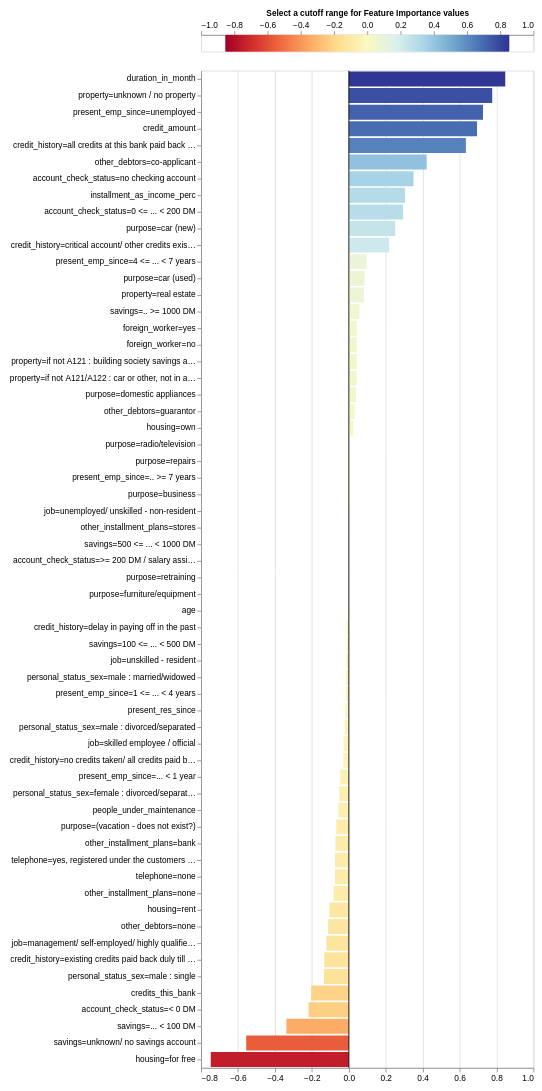

Here is the notebook cell this chart was saved with:
### Code cell
exp.plot_features_importance()

### Figure 1 — Vega-Lite specification as saved in the notebook (floating-point values rounded to 4 significant figures; data arrays with more than 128 entries replaced by an {"elided": "..."} marker saying what was removed)
{"config": {"view": {"continuousWidth": 400, "continuousHeight": 300}, "axis": {"labelFontSize": 10, "labelLimit": 225.0}}, "vconcat": [{"layer": [{"data": {"name": "data-bbefab2fa83d9f3f9466dbcc6963f819"}, "mark": {"type": "rule", "strokeWidth": 3}, "encoding": {"color": {"field": "xValue", "legend": null, "scale": {"domain": [-0.847, 0.847], "domainMid": 0, "scheme": "redyellowblue"}, "type": "quantitative"}, "x": {"axis": {"orient": "top", "titleFontSize": 10}, "field": "xValue", "title": "Select a cutoff range for Feature Importance values ", "type": "quantitative"}}}, {"data": {"name": "data-c7bc3ae69e1253e8223f70a11d04b99d"}, "mark": {"type": "rect", "color": "black", "height": 20, "opacity": 0.4, "tooltip": true}, "encoding": {"x": {"field": "x_min", "type": "quantitative"}, "x2": {"field": "x_max"}, "y": {"axis": null, "field": "y", "type": "quantitative"}}, "selection": {"Cutter": {"type": "single", "fields": ["cutoff"], "bind": {"input": "range", "max": 0.847, "min": 0, "name": "Importance cutoff value (±) ", "step": 0.01694}, "init": {"cutoff": 0.0}}}, "transform": [{"calculate": "(-Cutter.cutoff)", "as": "x_min"}, {"calculate": "Cutter.cutoff", "as": "x_max"}]}], "height": 20}, {"layer": [{"data": {"name": "data-bb055658416ca8e0de2cd941d540b747"}, "mark": "bar", "encoding": {"color": {"field": "value", "legend": null, "scale": {"domain": [-0.847, 0.847], "domainMid": 0, "scheme": "blueorange"}, "type": "quantitative"}, "tooltip": [{"field": "name", "title": "Feature", "type": "nominal"}, {"field": "value", "title": "Importance", "type": "quantitative"}], "x": {"field": "value", "title": null, "type": "quantitative"}, "y": {"field": "name", "sort": {"field": "value", "op": "mean", "order": "descending"}, "title": null, "type": "nominal"}}, "selection": {"Cutter": {"type": "single", "fields": ["cutoff"], "bind": {"input": "range", "max": 0.847, "min": 0, "name": "Importance cutoff value (±) ", "step": 0.01694}, "init": {"cutoff": 0.0}}}, "transform": [{"filter": "((datum.value > Cutter.cutoff) || (datum.value < (-Cutter.cutoff)))"}]}, {"data": {"name": "data-9c00aa9dc2b1c1a0b4bf9b34ead12925"}, "mark": "rule", "encoding": {"x": {"field": "x", "type": "quantitative"}}}]}], "padding": 10, "$schema": "https://vega.github.io/schema/vega-lite/v4.17.0.json", "datasets": {"data-bbefab2fa83d9f3f9466dbcc6963f819": {"elided": "201 records"}, "data-c7bc3ae69e1253e8223f70a11d04b99d": [{"y": 0, "x": -0.5, "x2": 0.5}], "data-bb055658416ca8e0de2cd941d540b747": [{"name": "duration_in_month", "value": 0.847}, {"name": "credit_amount", "value": 0.6944}, {"name": "installment_as_income_perc", "value": 0.3044}, {"name": "present_res_since", "value": -0.01792}, {"name": "age", "value": -0.005164}, {"name": "credits_this_bank", "value": -0.204}, {"name": "people_under_maintenance", "value": -0.05676}, {"name": "account_check_status=0 <= ... < 200 DM", "value": 0.2939}, {"name": "account_check_status=< 0 DM", "value": -0.2182}, {"name": "account_check_status=>= 200 DM / salary assignments for at least 1 year", "value": 9.601e-05}, {"name": "account_check_status=no checking account", "value": 0.3502}, {"name": "credit_history=all credits at this bank paid back duly", "value": 0.6338}, {"name": "credit_history=critical account/ other credits existing (not at this bank)", "value": 0.2182}, {"name": "credit_history=delay in paying off in the past", "value": -0.01125}, {"name": "credit_history=existing credits paid back duly till now", "value": -0.1329}, {"name": "credit_history=no credits taken/ all credits paid back duly", "value": -0.0296}, {"name": "purpose=(vacation - does not exist?)", "value": -0.06856}, {"name": "purpose=business", "value": 0.003674}, {"name": "purpose=car (new)", "value": 0.2514}, {"name": "purpose=car (used)", "value": 0.08468}, {"name": "purpose=domestic appliances", "value": 0.03855}, {"name": "purpose=education", "value": 0.0}, {"name": "purpose=furniture/equipment", "value": -2.945e-18}, {"name": "purpose=radio/television", "value": 0.006493}, {"name": "purpose=repairs", "value": 0.005963}, {"name": "purpose=retraining", "value": 2.39e-18}, {"name": "savings=.. >= 1000 DM ", "value": 0.05671}, {"name": "savings=... < 100 DM", "value": -0.3382}, {"name": "savings=100 <= ... < 500 DM", "value": -0.01206}, {"name": "savings=500 <= ... < 1000 DM ", "value": 0.001055}, {"name": "savings=unknown/ no savings account", "value": -0.5557}, {"name": "present_emp_since=.. >= 7 years", "value": 0.005294}, {"name": "present_emp_since=... < 1 year ", "value": -0.04655}, {"name": "present_emp_since=1 <= ... < 4 years", "value": -0.01705}, {"name": "present_emp_since=4 <= ... < 7 years", "value": 0.09509}, {"name": "present_emp_since=unemployed", "value": 0.7264}, {"name": "personal_status_sex=female : divorced/separated/married", "value": -0.05151}, {"name": "personal_status_sex=male : divorced/separated", "value": -0.02343}, {"name": "personal_status_sex=male : married/widowed", "value": -0.0165}, {"name": "personal_status_sex=male : single", "value": -0.135}, {"name": "other_debtors=co-applicant", "value": 0.4217}, {"name": "other_debtors=guarantor", "value": 0.03123}, {"name": "other_debtors=none", "value": -0.112}, {"name": "property=if not A121 : building society savings agreement/ life insurance", "value": 0.04237}, {"name": "property=if not A121/A122 : car or other, not in attribute 6", "value": 0.04192}, {"name": "property=real estate", "value": 0.08148}, {"name": "property=unknown / no property", "value": 0.7764}, {"name": "other_installment_plans=bank", "value": -0.07247}, {"name": "other_installment_plans=none", "value": -0.08219}, {"name": "other_installment_plans=stores", "value": 0.001695}, {"name": "housing=for free", "value": -0.7477}, {"name": "housing=own", "value": 0.02338}, {"name": "housing=rent", "value": -0.1058}, {"name": "job=management/ self-employed/ highly qualified employee/ officer", "value": -0.122}, {"name": "job=skilled employee / official", "value": -0.02837}, {"name": "job=unemployed/ unskilled - non-resident", "value": 0.002873}, {"name": "job=unskilled - resident", "value": -0.01446}, {"name": "telephone=none", "value": -0.07507}, {"name": "telephone=yes, registered under the customers name ", "value": -0.07507}, {"name": "foreign_worker=no", "value": 0.04269}, {"name": "foreign_worker=yes", "value": 0.04269}], "data-9c00aa9dc2b1c1a0b4bf9b34ead12925": [{"x": 0}]}}
